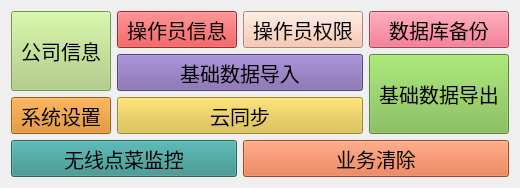
          <widget class="QWidget" name="page_6">
           <layout class="QGridLayout" name="gridLayout_6">
            <item row="0" column="0" rowspan="2">
             <widget class="back_view_2_botton" name="toolButton_45">
              <property name="sizePolicy">
               <sizepolicy hsizetype="Expanding" vsizetype="Expanding">
                <horstretch>0</horstretch>
                <verstretch>0</verstretch>
               </sizepolicy>
              </property>
              <property name="font">
               <font>
                <pointsize>15</pointsize>
               </font>
              </property>
              <property name="focusPolicy">
               <enum>Qt::StrongFocus</enum>
              </property>
              <property name="styleSheet">
               <string notr="true">background:#aace79;</string>
              </property>
              <property name="text">
               <string>公司信息</string>
              </property>
              <property name="icon">
               <iconset resource="../res.qrc">
                <normaloff>:/image/widgets_pic/y4.png</normaloff>:/image/widgets_pic/y4.png</iconset>
              </property>
              <property name="toolButtonStyle">
               <enum>Qt::ToolButtonTextUnderIcon</enum>
              </property>
              <property name="outer_stylesheet" stdset="0">
               <string>backview_select_big</string>
              </property>
              <property name="id" stdset="0">
               <number>0</number>
              </property>
             </widget>
            </item>
            <item row="0" column="1">
             <widget class="back_view_2_botton" name="toolButton_56">
              <property name="sizePolicy">
               <sizepolicy hsizetype="Expanding" vsizetype="Expanding">
                <horstretch>0</horstretch>
                <verstretch>0</verstretch>
               </sizepolicy>
              </property>
              <property name="font">
               <font>
                <pointsize>15</pointsize>
               </font>
              </property>
              <property name="focusPolicy">
               <enum>Qt::StrongFocus</enum>
              </property>
              <property name="styleSheet">
               <string notr="true">background:#df3736;</string>
              </property>
              <property name="text">
               <string>操作员信息</string>
              </property>
              <property name="icon">
               <iconset resource="../res.qrc">
                <normaloff>:/image/widgets_pic/y3.png</normaloff>:/image/widgets_pic/y3.png</iconset>
              </property>
              <property name="toolButtonStyle">
               <enum>Qt::ToolButtonTextUnderIcon</enum>
              </property>
              <property name="outer_stylesheet" stdset="0">
               <string>backview_select_big</string>
              </property>
              <property name="id" stdset="0">
               <number>1</number>
              </property>
             </widget>
            </item>
            <item row="0" column="2">
             <widget class="back_view_2_botton" name="toolButton_58">
              <property name="sizePolicy">
               <sizepolicy hsizetype="Expanding" vsizetype="Expanding">
                <horstretch>0</horstretch>
                <verstretch>0</verstretch>
               </sizepolicy>
              </property>
              <property name="font">
               <font>
                <pointsize>15</pointsize>
               </font>
              </property>
              <property name="focusPolicy">
               <enum>Qt::StrongFocus</enum>
              </property>
              <property name="styleSheet">
               <string notr="true">background:#f7bba1;</string>
              </property>
              <property name="text">
               <string>操作员权限</string>
              </property>
              <property name="icon">
               <iconset resource="../res.qrc">
                <normaloff>:/image/widgets_pic/y2.png</normaloff>:/image/widgets_pic/y2.png</iconset>
              </property>
              <property name="toolButtonStyle">
               <enum>Qt::ToolButtonTextUnderIcon</enum>
              </property>
              <property name="outer_stylesheet" stdset="0">
               <string>backview_select_big</string>
              </property>
              <property name="id" stdset="0">
               <number>2</number>
              </property>
             </widget>
            </item>
            <item row="0" column="3">
             <widget class="back_view_2_botton" name="toolButton_59">
              <property name="sizePolicy">
               <sizepolicy hsizetype="Expanding" vsizetype="Expanding">
                <horstretch>0</horstretch>
                <verstretch>0</verstretch>
               </sizepolicy>
              </property>
              <property name="font">
               <font>
                <pointsize>15</pointsize>
               </font>
              </property>
              <property name="focusPolicy">
               <enum>Qt::StrongFocus</enum>
              </property>
              <property name="styleSheet">
               <string notr="true">background:#ea5873;</string>
              </property>
              <property name="text">
               <string>数据库备份</string>
              </property>
              <property name="icon">
               <iconset resource="../res.qrc">
                <normaloff>:/image/widgets_pic/y7.png</normaloff>:/image/widgets_pic/y7.png</iconset>
              </property>
              <property name="toolButtonStyle">
               <enum>Qt::ToolButtonTextUnderIcon</enum>
              </property>
              <property name="outer_stylesheet" stdset="0">
               <string>backview_select_big</string>
              </property>
              <property name="id" stdset="0">
               <number>3</number>
              </property>
             </widget>
            </item>
            <item row="1" column="1" colspan="2">
             <widget class="back_view_2_botton" name="toolButton_62">
              <property name="sizePolicy">
               <sizepolicy hsizetype="Expanding" vsizetype="Expanding">
                <horstretch>0</horstretch>
                <verstretch>0</verstretch>
               </sizepolicy>
              </property>
              <property name="font">
               <font>
                <pointsize>15</pointsize>
               </font>
              </property>
              <property name="focusPolicy">
               <enum>Qt::StrongFocus</enum>
              </property>
              <property name="styleSheet">
               <string notr="true">background:#775ea7;</string>
              </property>
              <property name="text">
               <string>基础数据导入</string>
              </property>
              <property name="icon">
               <iconset resource="../res.qrc">
                <normaloff>:/image/widgets_pic/y6.png</normaloff>:/image/widgets_pic/y6.png</iconset>
              </property>
              <property name="toolButtonStyle">
               <enum>Qt::ToolButtonTextUnderIcon</enum>
              </property>
              <property name="outer_stylesheet" stdset="0">
               <string>backview_select_big</string>
              </property>
              <property name="id" stdset="0">
               <number>4</number>
              </property>
             </widget>
            </item>
            <item row="1" column="3" rowspan="2">
             <widget class="back_view_2_botton" name="toolButton_60">
              <property name="sizePolicy">
               <sizepolicy hsizetype="Expanding" vsizetype="Expanding">
                <horstretch>0</horstretch>
                <verstretch>0</verstretch>
               </sizepolicy>
              </property>
              <property name="font">
               <font>
                <pointsize>15</pointsize>
               </font>
              </property>
              <property name="focusPolicy">
               <enum>Qt::StrongFocus</enum>
              </property>
              <property name="styleSheet">
               <string notr="true">background:#7aba46;</string>
              </property>
              <property name="text">
               <string>基础数据导出</string>
              </property>
              <property name="icon">
               <iconset resource="../res.qrc">
                <normaloff>:/image/widgets_pic/y5.png</normaloff>:/image/widgets_pic/y5.png</iconset>
              </property>
              <property name="toolButtonStyle">
               <enum>Qt::ToolButtonTextUnderIcon</enum>
              </property>
              <property name="outer_stylesheet" stdset="0">
               <string>backview_select_big</string>
              </property>
              <property name="id" stdset="0">
               <number>5</number>
              </property>
             </widget>
            </item>
            <item row="2" column="0">
             <widget class="back_view_2_botton" name="toolButton_66">
              <property name="sizePolicy">
               <sizepolicy hsizetype="Expanding" vsizetype="Expanding">
                <horstretch>0</horstretch>
                <verstretch>0</verstretch>
               </sizepolicy>
              </property>
              <property name="font">
               <font>
                <pointsize>15</pointsize>
               </font>
              </property>
              <property name="focusPolicy">
               <enum>Qt::StrongFocus</enum>
              </property>
              <property name="styleSheet">
               <string notr="true">background:#d9810f;</string>
              </property>
              <property name="text">
               <string>系统设置</string>
              </property>
              <property name="icon">
               <iconset resource="../res.qrc">
                <normaloff>:/image/widgets_pic/y12.png</normaloff>:/image/widgets_pic/y12.png</iconset>
              </property>
              <property name="toolButtonStyle">
               <enum>Qt::ToolButtonTextUnderIcon</enum>
              </property>
              <property name="outer_stylesheet" stdset="0">
               <string>backview_select_big</string>
              </property>
              <property name="id" stdset="0">
               <number>6</number>
              </property>
             </widget>
            </item>
            <item row="2" column="1" colspan="2">
             <widget class="back_view_2_botton" name="toolButton_67">
              <property name="sizePolicy">
               <sizepolicy hsizetype="Expanding" vsizetype="Expanding">
                <horstretch>0</horstretch>
                <verstretch>0</verstretch>
               </sizepolicy>
              </property>
              <property name="font">
               <font>
                <pointsize>15</pointsize>
               </font>
              </property>
              <property name="focusPolicy">
               <enum>Qt::StrongFocus</enum>
              </property>
              <property name="styleSheet">
               <string notr="true">background:#dcbd39;</string>
              </property>
              <property name="text">
               <string>云同步</string>
              </property>
              <property name="icon">
               <iconset resource="../res.qrc">
                <normaloff>:/image/widgets_pic/y13.png</normaloff>:/image/widgets_pic/y13.png</iconset>
              </property>
              <property name="toolButtonStyle">
               <enum>Qt::ToolButtonTextUnderIcon</enum>
              </property>
              <property name="outer_stylesheet" stdset="0">
               <string>backview_select_big</string>
              </property>
              <property name="id" stdset="0">
               <number>7</number>
              </property>
             </widget>
            </item>
            <item row="3" column="0" colspan="2">
             <widget class="back_view_2_botton" name="toolButton_69">
              <property name="sizePolicy">
               <sizepolicy hsizetype="Expanding" vsizetype="Expanding">
                <horstretch>0</horstretch>
                <verstretch>0</verstretch>
               </sizepolicy>
              </property>
              <property name="font">
               <font>
                <pointsize>15</pointsize>
               </font>
              </property>
              <property name="focusPolicy">
               <enum>Qt::StrongFocus</enum>
              </property>
              <property name="styleSheet">
               <string notr="true">background:#308e8a;</string>
              </property>
              <property name="text">
               <string>无线点菜监控</string>
              </property>
              <property name="icon">
               <iconset resource="../res.qrc">
                <normaloff>:/image/widgets_pic/y8.png</normaloff>:/image/widgets_pic/y8.png</iconset>
              </property>
              <property name="toolButtonStyle">
               <enum>Qt::ToolButtonTextUnderIcon</enum>
              </property>
              <property name="outer_stylesheet" stdset="0">
               <string>backview_select_big</string>
              </property>
              <property name="id" stdset="0">
               <number>8</number>
              </property>
             </widget>
            </item>
            <item row="3" column="2" colspan="2">
             <widget class="back_view_2_botton" name="toolButton_71">
              <property name="sizePolicy">
               <sizepolicy hsizetype="Expanding" vsizetype="Expanding">
                <horstretch>0</horstretch>
                <verstretch>0</verstretch>
               </sizepolicy>
              </property>
              <property name="font">
               <font>
                <pointsize>15</pointsize>
               </font>
              </property>
              <property name="focusPolicy">
               <enum>Qt::StrongFocus</enum>
              </property>
              <property name="styleSheet">
               <string notr="true">background:#e26835;</string>
              </property>
              <property name="text">
               <string>业务清除</string>
              </property>
              <property name="icon">
               <iconset resource="../res.qrc">
                <normaloff>:/image/widgets_pic/y10.png</normaloff>:/image/widgets_pic/y10.png</iconset>
              </property>
              <property name="toolButtonStyle">
               <enum>Qt::ToolButtonTextUnderIcon</enum>
              </property>
              <property name="outer_stylesheet" stdset="0">
               <string>backview_select_big</string>
              </property>
              <property name="id" stdset="0">
               <number>9</number>
              </property>
             </widget>
            </item>
           </layout>
          </widget>
